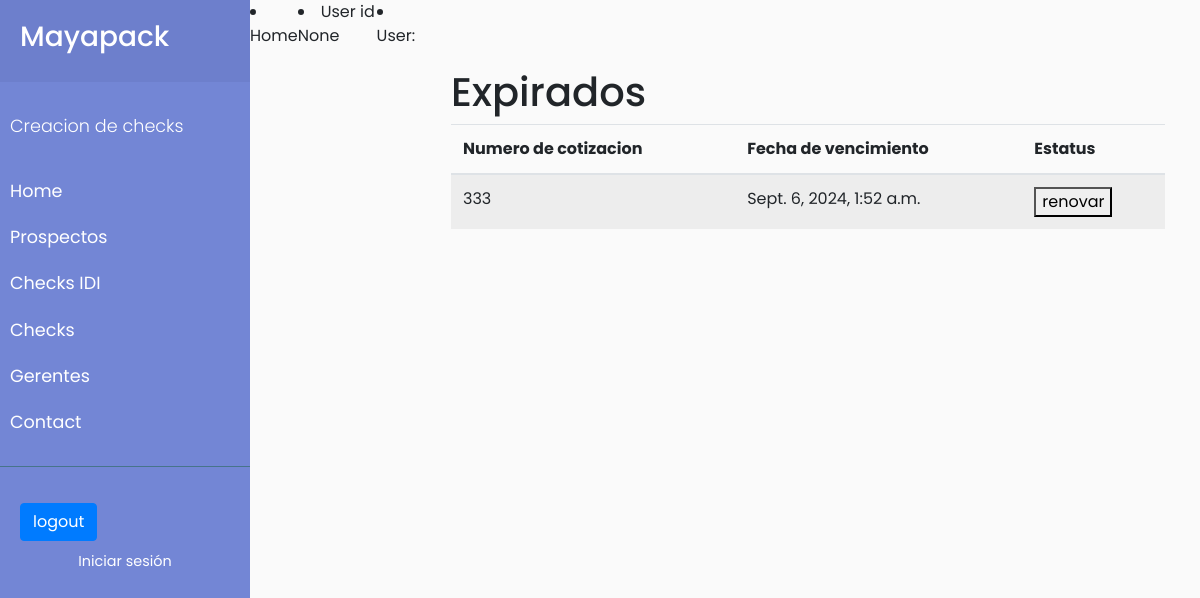
Page /renovaciones/1 on the earlier database version.
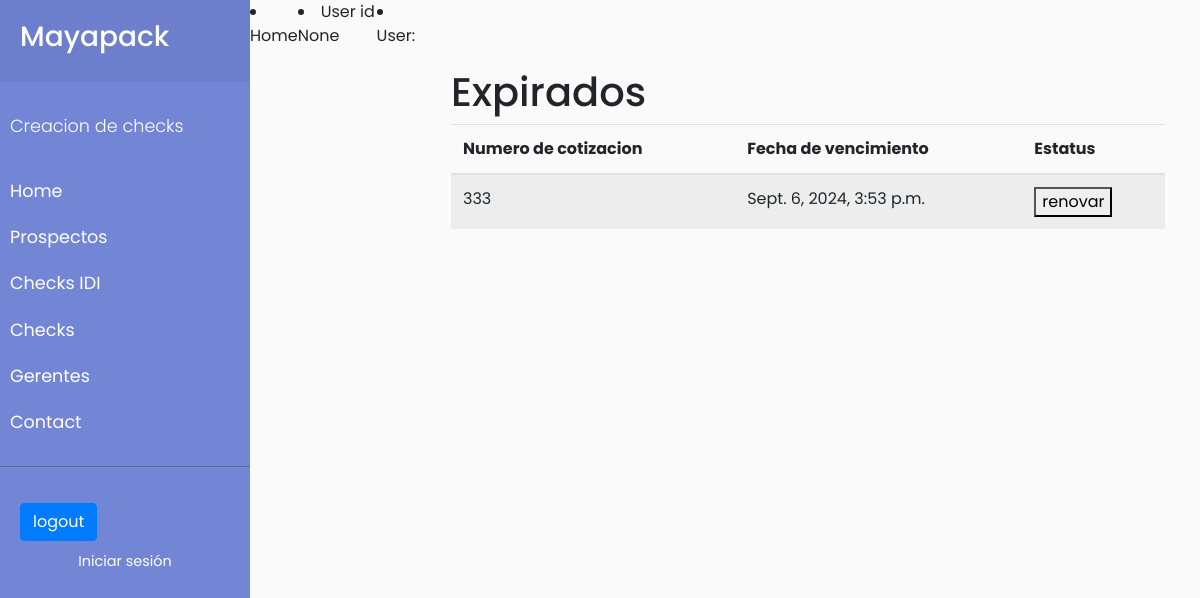
Same page on the later database version.
### cotizaciones/models.py (models this page shows, shortened)
class Check(models.Model):
    STATUS_CHOICES = [('pendiente', 'pendiente'),('aprobado', 'aprobado'),('rechazado', 'rechazado')]
    PRODUCT_CLASIFICATIOM= [('si', 'si'),('no', 'no')]
    nombre_gerente = models.CharField(max_length=100, null=True)
    numero_cotizacion = models.IntegerField(max_length=10, null=True,  blank=True)
    nombre_empresa = models.CharField(max_length=100, null=True, blank=True )
    nombre_proyecto = models.CharField(max_length=100, null=True, blank=True)
    volumen_estimado = models.IntegerField(null=True,blank=True)
    numero_tintas = models.IntegerField(null=True, blank=True)
    tecnologia_fabricacion = models.CharField(max_length=100, null=True, blank=True)
    lugar_entrega = models.CharField(max_length=100, null=True, blank=True)
    producto_nuevo = models.BooleanField(default=False, null=True, blank=True)
    fecha_solicitud = models.DateTimeField(default=datetime.now())
    precio_objetivo = models.IntegerField(max_length=10, null=True, blank=True)
    tipo_producto = models.CharField(max_length=100, null=True, blank=True)
    comentarios_adicionales = models.TextField(max_length=300, blank=True, null=True) #por si existe algun requerimiento en especifico para el proyecto
    frecuencia_compra = models.CharField(blank=True, max_length=100, null=True)
    estatus=models.ManyToManyField(Status, related_name='status', blank=True) # El estatus se refiere al estado en el pipeline de ventas
    estado=models.CharField(max_length=10, choices=STATUS_CHOICES, default='pendiente', blank=True) #Este estado se refiere a la clasificacion de IDI.
    motivo_rechazo =models.CharField( blank=True, max_length=100)
    autor=models.ForeignKey(User, on_delete=models.SET_NULL, null=True)
    fecha_expiracion=models.DateTimeField(default=timezone.now() + timedelta (days=10))
    vigente=models.BooleanField(default=True, null=True) #Vigencia del check
    cliente=models.CharField(max_length=100, null=True,  blank=True)
    categoria=models.ManyToManyField(Categoria, related_name='relevancia_check', blank=True) # relevancia de la categoria

### cotizaciones/views.py (the view)
# urls.py: path('renovaciones/<int:id>', views.renovaciones, name='renovar'),
def renovaciones(request, id ):
    check=Check.objects.filter(id=id)
    if request.method=='POST':
        for obj in check:
             obj.renovar_expiracion()
             print('exitoso')
        return render (request, 'cotizaciones/renew.html', {'check': check})
    else:
        return render (request, 'cotizaciones/renew.html', {'check': check})

### templates/cotizaciones/renew.html (shortened to what this page needs)
{% extends 'base.html' %}
{% block content %}
{% load static %}
<li><a href="{% url 'cotizaciones'%}">Home</a></li>
<li>User id {{ user.id }}</li>
<li>User: {{ user.get_username }}</li>
<div id="content">
    <div class="container mt-5">
        <h1>Expirados</h1>
        <table class="table table-striped">
                {% if check %}
                <thead>
                            <tr>
                                 <th scope="col">Numero de cotizacion</th>
                                 <th scope="col">Fecha de vencimiento</th>
                                 <th scope="col">Estatus</th>
                            </tr>
                            </thead>
                    {% for obj in  check %}
                            <tbody>
                                <tr>
                                    <td>{{obj.numero_cotizacion}}</td>
                                    <td>{{obj.fecha_expiracion}} </td>
                                   {% if  obj.vigente  %}
                                    <td>El objeto esta vigente</td>
                                    {% else %}
                                    <td>
                                    <form method="POST" action="{% url 'renovar' obj.id %}">
                                    <button type="submit">renovar </button>
                                    </form>
                                    </td>
                                    {% endif %}
                                </tr>
                                </tbody>
                    {% endfor %}
                {% else %}
                    <h1>No hay elementos a mostrar</h1>
                {% endif %}
        </table>
    </div>
     </div>
 {% endblock %}

Differences in the rows shown:
changed Check: fecha_expiracion "Sept. 6, 2024, 1:52 a.m." → "Sept. 6, 2024, 3:53 p.m."
